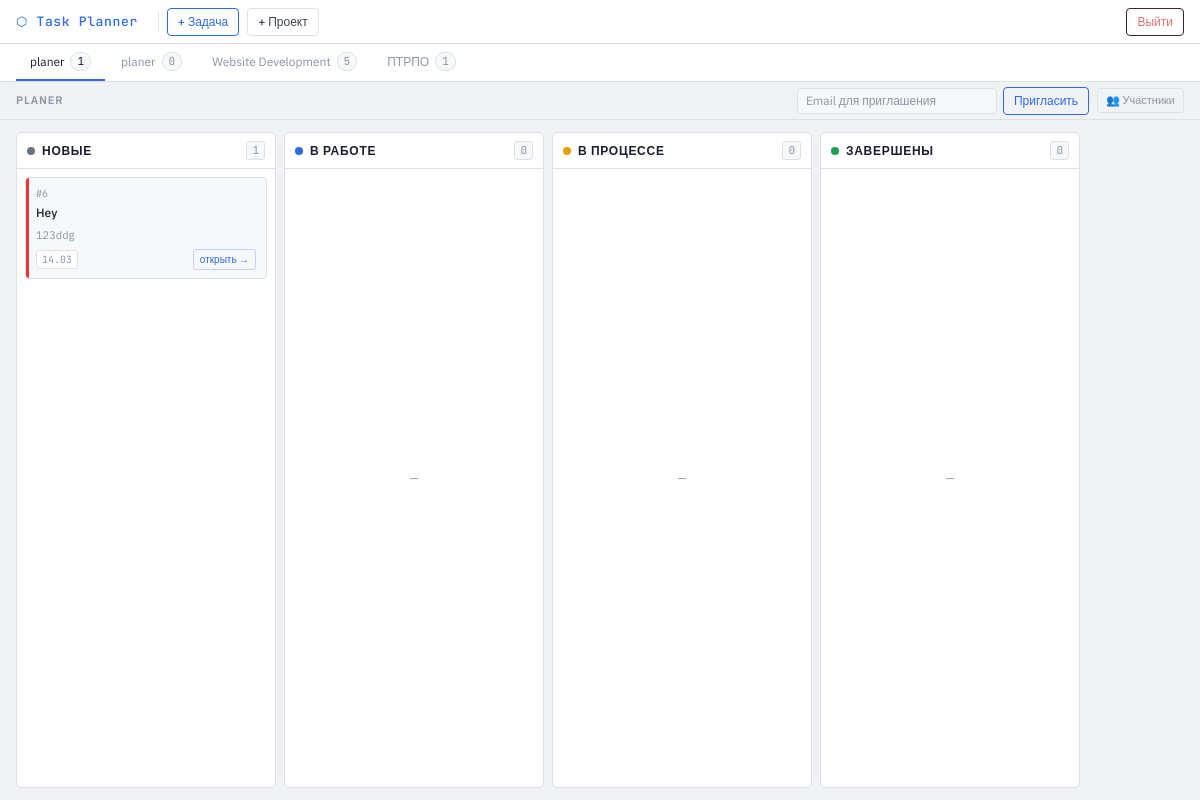
/index.php (signed in), run on the app's committed database.
### tables this page shows
CREATE TABLE `projects` (
  `id` int NOT NULL,
  `name` varchar(200) NOT NULL,
  `description` text,
  `visibility` enum('private','public') DEFAULT 'private',
  `owner_id` int NOT NULL,
  `created_at` timestamp NULL DEFAULT CURRENT_TIMESTAMP
);

CREATE TABLE `tasks` (
  `id` int NOT NULL,
  `title` varchar(200) NOT NULL,
  `description` text,
  `priority` enum('low','medium','high') NOT NULL,
  `deadline` datetime DEFAULT NULL,
  `project_id` int NOT NULL,
  `assigned_to` int DEFAULT NULL,
  `status` enum('new','working','progress','done') NOT NULL DEFAULT 'new',
  `created_at` datetime NOT NULL DEFAULT CURRENT_TIMESTAMP
);

### index.php (the view, shortened to what this page needs)
<?php
$database = new Database();
$db = $database->getConnection();
$user_id = $_SESSION['user_id'];
$stmt = $db->prepare("
    SELECT p.id, p.name
    FROM projects p
    LEFT JOIN project_members pm ON p.id = pm.project_id
    WHERE p.owner_id = :user_id OR pm.user_id = :user_id
    GROUP BY p.id
    ORDER BY p.name
");
$stmt->execute(['user_id' => $user_id]);
$projects = $stmt->fetchAll(PDO::FETCH_ASSOC);
?>
<!DOCTYPE html>
<html lang="ru">
<head>
    <link href="https://cdn.jsdelivr.net/npm/bootstrap@5.3.2/dist/css/bootstrap.min.css" rel="stylesheet">
</head>
<body>
<div class="topbar">
    <span class="topbar-brand">⬡ Task Planner</span>
    <a href="create_task.php" class="topbar-btn primary">+ Задача</a>
    <a href="create_project.php" class="topbar-btn">+ Проект</a>
    <a href="logout.php" class="topbar-btn danger">Выйти</a>
</div>
<?php if (count($projects) === 0): ?>
<div style="flex:1;display:flex;align-items:center;justify-content:center;color:var(--text-dim);">
    У вас пока нет проектов. <a href="create_project.php" style="color:var(--accent);margin-left:6px;">Создайте новый →</a>
</div>
<?php else: ?>
<div class="proj-tabs" id="projTabs">
<?php foreach ($projects as $i => $project):
    $stmt2 = $db->prepare("SELECT COUNT(*) FROM tasks WHERE project_id = :pid");
    $stmt2->execute(['pid' => $project['id']]);
    $total = $stmt2->fetchColumn();
?>
    <div class="proj-tab <?= $i === 0 ? 'active' : '' ?>"
         onclick="switchProject(<?= $project['id'] ?>, this)">
        <?= htmlspecialchars($project['name']) ?>
        <span class="tab-count"><?= $total ?></span>
    </div>
<?php endforeach; ?>
</div>
<?php foreach ($projects as $i => $project):
    $stmt = $db->prepare("SELECT * FROM tasks WHERE project_id = :pid ORDER BY created_at DESC");
    $stmt->execute(['pid' => $project['id']]);
    $tasks = $stmt->fetchAll(PDO::FETCH_ASSOC);
    $kanban = ['new' => [], 'working' => [], 'progress' => [], 'done' => []];
    foreach ($tasks as $task) { $kanban[$task['status']][] = $task; }
    $titles = ['new' => 'Новые', 'working' => 'В работе', 'progress' => 'В процессе', 'done' => 'Завершены'];
    $dots   = ['new' => 'dot-new', 'working' => 'dot-working', 'progress' => 'dot-progress', 'done' => 'dot-done'];
?>
<div class="project-board" id="board-<?= $project['id'] ?>" style="<?= $i !== 0 ? 'display:none' : '' ?>;display:<?= $i === 0 ? 'flex' : 'none' ?>;flex-direction:column;flex:1;overflow:hidden;">
    <div class="board-toolbar">
        <span class="board-label"><?= htmlspecialchars($project['name']) ?></span>
        <form class="invite-wrap" onsubmit="inviteUser(event, <?= $project['id'] ?>)" style="margin:0;">
            <input type="email" name="email" placeholder="Email для приглашения" required>
            <button type="submit" class="topbar-btn primary">Пригласить</button>
        </form>
        <button class="members-btn" onclick="openMembersModal(<?= $project['id'] ?>)">
            👥 Участники
        </button>
    </div>
    <div class="board-canvas">
        <?php foreach ($kanban as $status => $status_tasks): ?>
        <div class="kanban-col">
            <div class="col-header">
                <span class="col-dot <?= $dots[$status] ?>"></span>
                <span class="col-title"><?= $titles[$status] ?></span>
                <span class="col-count"><?= count($status_tasks) ?></span>
            </div>
            <div class="col-body"
                 data-status="<?= $status ?>"
                 data-project-id="<?= $project['id'] ?>">
                <?php if (empty($status_tasks)): ?>
                    <div class="empty-col">—</div>
                <?php endif; ?>
                <?php foreach ($status_tasks as $task): ?>
                <div class="task-card task-<?= $task['priority'] ?>" data-id="<?= $task['id'] ?>">
                    <div class="task-id">#<?= $task['id'] ?></div>
                    <div class="task-title"><?= htmlspecialchars($task['title']) ?></div>
                    <?php if (!empty($task['description'])): ?>
                    <div class="task-desc"><?= mb_strimwidth(htmlspecialchars($task['description']), 0, 70, '…') ?></div>
                    <?php endif; ?>
                    <div class="task-footer">
                        <span class="task-deadline">
                            <?= $task['deadline'] ? date('d.m', strtotime($task['deadline'])) : 'без срока' ?>
                        </span>
                        <a href="view_task.php?id=<?= $task['id'] ?>" class="task-open">открыть →</a>
                    </div>
                </div>
                <?php endforeach; ?>
            </div>
        </div>
        <?php endforeach; ?>
    </div>
</div>
<?php endforeach; ?>
<?php endif; ?>
<div class="toast-container position-fixed bottom-0 end-0 p-3">
</div>
</body>
</html>

### data on the page
projects: name "planer", total "1", name "PLANER", status "НОВЫЕ", count($status_tasks) "1", status "В РАБОТЕ", count($status_tasks) "0", status "В ПРОЦЕССЕ", status "ЗАВЕРШЕНЫ"
projects: name "planer", total "0"
projects: name "Website Development", total "5"
projects: name "ПТРПО", total "1"
tasks: id "6", title "Hey", description "123ddg", deadline "14.03"
